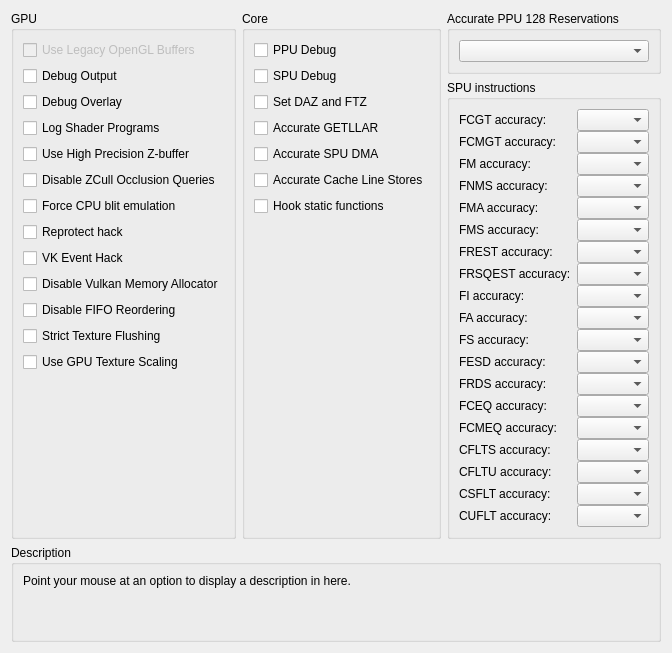
     <widget class="QWidget" name="debugTab">
      <attribute name="title">
       <string>Debug</string>
      </attribute>
      <layout class="QVBoxLayout" name="debugTab_layout">
       <item>
        <layout class="QHBoxLayout" name="debugTabLayout" stretch="1,1,1">
         <item>
          <widget class="QGroupBox" name="gb_debug_gpu">
           <property name="enabled">
            <bool>true</bool>
           </property>
           <property name="title">
            <string>GPU</string>
           </property>
           <property name="alignment">
            <set>Qt::AlignLeading|Qt::AlignLeft|Qt::AlignTop</set>
           </property>
           <layout class="QVBoxLayout" name="gb_debug_gpu_layout">
            <item alignment="Qt::AlignTop">
             <widget class="QCheckBox" name="glLegacyBuffers">
              <property name="enabled">
               <bool>false</bool>
              </property>
              <property name="text">
               <string>Use Legacy OpenGL Buffers</string>
              </property>
             </widget>
            </item>
            <item alignment="Qt::AlignTop">
             <widget class="QCheckBox" name="debugOutput">
              <property name="text">
               <string>Debug Output</string>
              </property>
             </widget>
            </item>
            <item>
             <widget class="QCheckBox" name="debugOverlay">
              <property name="text">
               <string>Debug Overlay</string>
              </property>
             </widget>
            </item>
            <item>
             <widget class="QCheckBox" name="logProg">
              <property name="text">
               <string>Log Shader Programs</string>
              </property>
             </widget>
            </item>
            <item alignment="Qt::AlignTop">
             <widget class="QCheckBox" name="forceHighpZ">
              <property name="text">
               <string>Use High Precision Z-buffer</string>
              </property>
             </widget>
            </item>
            <item>
             <widget class="QCheckBox" name="disableHwOcclusionQueries">
              <property name="text">
               <string>Disable ZCull Occlusion Queries</string>
              </property>
             </widget>
            </item>
            <item>
             <widget class="QCheckBox" name="forceCpuBlitEmulation">
              <property name="text">
               <string>Force CPU blit emulation</string>
              </property>
             </widget>
            </item>
            <item>
             <widget class="QCheckBox" name="reprotect_hack">
              <property name="text">
               <string>Reprotect hack</string>
              </property>
             </widget>
            </item>
            <item>
             <widget class="QCheckBox" name="vk_event_hack">
              <property name="text">
               <string>VK Event Hack</string>
              </property>
             </widget>
            </item>
            <item>
             <widget class="QCheckBox" name="disableVulkanMemAllocator">
              <property name="text">
               <string>Disable Vulkan Memory Allocator</string>
              </property>
             </widget>
            </item>
            <item>
             <widget class="QCheckBox" name="disableFIFOReordering">
              <property name="text">
               <string>Disable FIFO Reordering</string>
              </property>
             </widget>
            </item>
            <item>
             <widget class="QCheckBox" name="strictTextureFlushing">
              <property name="text">
               <string>Strict Texture Flushing</string>
              </property>
             </widget>
            </item>
            <item>
             <widget class="QCheckBox" name="gpuTextureScaling">
              <property name="text">
               <string>Use GPU Texture Scaling</string>
              </property>
             </widget>
            </item>
            <item>
             <spacer name="verticalSpacer_25">
              <property name="orientation">
               <enum>Qt::Vertical</enum>
              </property>
              <property name="sizeHint" stdset="0">
               <size>
                <width>20</width>
                <height>40</height>
               </size>
              </property>
             </spacer>
            </item>
           </layout>
          </widget>
         </item>
         <item>
          <widget class="QGroupBox" name="gb_debug_core">
           <property name="title">
            <string>Core</string>
           </property>
           <layout class="QVBoxLayout" name="gb_debug_core_layout">
            <item>
             <widget class="QCheckBox" name="ppuDebug">
              <property name="text">
               <string>PPU Debug</string>
              </property>
             </widget>
            </item>
            <item>
             <widget class="QCheckBox" name="spuDebug">
              <property name="text">
               <string>SPU Debug</string>
              </property>
             </widget>
            </item>
            <item>
             <widget class="QCheckBox" name="setDAZandFTZ">
              <property name="text">
               <string>Set DAZ and FTZ</string>
              </property>
             </widget>
            </item>
            <item>
             <widget class="QCheckBox" name="accurateGETLLAR">
              <property name="text">
               <string>Accurate GETLLAR</string>
              </property>
             </widget>
            </item>
            <item>
             <widget class="QCheckBox" name="accurateSpuDMA">
              <property name="text">
               <string>Accurate SPU DMA</string>
              </property>
             </widget>
            </item>
            <item>
             <widget class="QCheckBox" name="accurateClineStores">
              <property name="text">
               <string>Accurate Cache Line Stores</string>
              </property>
             </widget>
            </item>
            <item>
             <widget class="QCheckBox" name="hookStFunc">
              <property name="text">
               <string>Hook static functions</string>
              </property>
             </widget>
            </item>
            <item>
             <spacer name="verticalSpacerDebugCore">
              <property name="orientation">
               <enum>Qt::Vertical</enum>
              </property>
              <property name="sizeHint" stdset="0">
               <size>
                <width>0</width>
                <height>0</height>
               </size>
              </property>
             </spacer>
            </item>
           </layout>
          </widget>
         </item>
         <item>
          <widget class="QWidget" name="debug_more_stuff" native="true">
           <layout class="QVBoxLayout" name="debug_more_stuff_layout">
            <property name="leftMargin">
             <number>0</number>
            </property>
            <property name="topMargin">
             <number>0</number>
            </property>
            <property name="rightMargin">
             <number>0</number>
            </property>
            <property name="bottomMargin">
             <number>0</number>
            </property>
            <item>
             <widget class="QGroupBox" name="gb_accurate_ppu_128">
              <property name="title">
               <string>Accurate PPU 128 Reservations</string>
              </property>
              <layout class="QVBoxLayout" name="gb_accurate_ppu_128_layout">
               <item>
                <widget class="QComboBox" name="combo_accurate_ppu_128"/>
               </item>
              </layout>
             </widget>
            </item>
            <item>
          <widget class="QGroupBox" name="gb_spuInstructions">
           <property name="title">
            <string>SPU instructions</string>
           </property>
           <layout class="QFormLayout" name="formLayout">
            <property name="verticalSpacing">
             <number>0</number>
            </property>
            <item row="0" column="0">
             <widget class="QLabel" name="lbl_fcgt">
              <property name="text">
               <string>FCGT accuracy:</string>
              </property>
             </widget>
            </item>
            <item row="0" column="1">
             <widget class="QComboBox" name="spuAccuracyFCGT"/>
            </item>
            <item row="2" column="0">
             <widget class="QLabel" name="lbl_fcmgt">
              <property name="text">
               <string>FCMGT accuracy:</string>
              </property>
             </widget>
            </item>
            <item row="2" column="1">
             <widget class="QComboBox" name="spuAccuracyFCMGT"/>
            </item>
            <item row="3" column="0">
             <widget class="QLabel" name="lbl_fm">
              <property name="text">
               <string>FM accuracy:</string>
              </property>
             </widget>
            </item>
            <item row="4" column="0">
             <widget class="QLabel" name="lbl_fnms">
              <property name="text">
               <string>FNMS accuracy:</string>
              </property>
             </widget>
            </item>
            <item row="5" column="0">
             <widget class="QLabel" name="lbl_fma">
              <property name="text">
               <string>FMA accuracy:</string>
              </property>
             </widget>
            </item>
            <item row="6" column="0">
             <widget class="QLabel" name="lbl_fms">
              <property name="text">
               <string>FMS accuracy:</string>
              </property>
             </widget>
            </item>
            <item row="7" column="0">
             <widget class="QLabel" name="lbl_frest">
              <property name="text">
               <string>FREST accuracy:</string>
              </property>
             </widget>
            </item>
            <item row="8" column="0">
             <widget class="QLabel" name="lbl_frsqest">
              <property name="text">
               <string>FRSQEST accuracy:</string>
              </property>
             </widget>
            </item>
            <item row="9" column="0">
             <widget class="QLabel" name="lbl_fi">
              <property name="text">
               <string>FI accuracy:</string>
              </property>
             </widget>
            </item>
            <item row="10" column="0">
             <widget class="QLabel" name="lbl_fa">
              <property name="text">
               <string>FA accuracy:</string>
              </property>
             </widget>
            </item>
            <item row="11" column="0">
             <widget class="QLabel" name="lbl_fs">
              <property name="text">
               <string>FS accuracy:</string>
              </property>
             </widget>
            </item>
            <item row="12" column="0">
             <widget class="QLabel" name="lbl_fesd">
              <property name="text">
               <string>FESD accuracy:</string>
              </property>
             </widget>
            </item>
            <item row="13" column="0">
             <widget class="QLabel" name="lbl_frds">
              <property name="text">
               <string>FRDS accuracy:</string>
              </property>
             </widget>
            </item>
            <item row="14" column="0">
             <widget class="QLabel" name="lbl_fceq">
              <property name="text">
               <string>FCEQ accuracy:</string>
              </property>
             </widget>
            </item>
            <item row="15" column="0">
             <widget class="QLabel" name="llb_fcmeq">
              <property name="text">
               <string>FCMEQ accuracy:</string>
              </property>
             </widget>
            </item>
            <item row="16" column="0">
             <widget class="QLabel" name="lbl_cflts">
              <property name="text">
               <string>CFLTS accuracy:</string>
              </property>
             </widget>
            </item>
            <item row="17" column="0">
             <widget class="QLabel" name="lbl_clftu">
              <property name="text">
               <string>CFLTU accuracy:</string>
              </property>
             </widget>
            </item>
            <item row="18" column="0">
             <widget class="QLabel" name="lbl_csflt">
              <property name="text">
               <string>CSFLT accuracy:</string>
              </property>
             </widget>
            </item>
            <item row="19" column="0">
             <widget class="QLabel" name="lbl_cuflt">
              <property name="text">
               <string>CUFLT accuracy:</string>
              </property>
             </widget>
            </item>
            <item row="3" column="1">
             <widget class="QComboBox" name="spuAccuracyFM"/>
            </item>
            <item row="4" column="1">
             <widget class="QComboBox" name="spuAccuracyFNMS"/>
            </item>
            <item row="5" column="1">
             <widget class="QComboBox" name="spuAccuracyFMA"/>
            </item>
            <item row="6" column="1">
             <widget class="QComboBox" name="spuAccuracyFMS"/>
            </item>
            <item row="7" column="1">
             <widget class="QComboBox" name="spuAccuracyFREST"/>
            </item>
            <item row="8" column="1">
             <widget class="QComboBox" name="spuAccuracyFRSQEST"/>
            </item>
            <item row="9" column="1">
             <widget class="QComboBox" name="spuAccuracyFI"/>
            </item>
            <item row="10" column="1">
             <widget class="QComboBox" name="spuAccuracyFA"/>
            </item>
            <item row="11" column="1">
             <widget class="QComboBox" name="spuAccuracyFS"/>
            </item>
            <item row="12" column="1">
             <widget class="QComboBox" name="spuAccuracyFESD"/>
            </item>
            <item row="13" column="1">
             <widget class="QComboBox" name="spuAccuracyFRDS"/>
            </item>
            <item row="14" column="1">
             <widget class="QComboBox" name="spuAccuracyFCEQ"/>
            </item>
            <item row="15" column="1">
             <widget class="QComboBox" name="spuAccuracyFCMEQ"/>
            </item>
            <item row="16" column="1">
             <widget class="QComboBox" name="spuAccuracyCFLTS"/>
            </item>
            <item row="17" column="1">
             <widget class="QComboBox" name="spuAccuracyCFLTU"/>
            </item>
            <item row="18" column="1">
             <widget class="QComboBox" name="spuAccuracyCSFLT"/>
            </item>
            <item row="19" column="1">
             <widget class="QComboBox" name="spuAccuracyCUFLT"/>
            </item>
           </layout>
          </widget>
         </item>
         <item>
          <widget class="QWidget" name="widget_11" native="true"/>
             <spacer name="verticalSpacerDebugMore">
              <property name="orientation">
               <enum>Qt::Vertical</enum>
              </property>
              <property name="sizeType">
               <enum>QSizePolicy::MinimumExpanding</enum>
              </property>
              <property name="sizeHint" stdset="0">
               <size>
                <width>0</width>
                <height>0</height>
               </size>
              </property>
             </spacer>
            </item>
           </layout>
          </widget>
         </item>
        </layout>
       </item>
       <item>
        <spacer name="debugTabSpacer">
         <property name="orientation">
          <enum>Qt::Vertical</enum>
         </property>
         <property name="sizeHint" stdset="0">
          <size>
           <width>0</width>
           <height>0</height>
          </size>
         </property>
        </spacer>
       </item>
       <item>
        <widget class="QGroupBox" name="gb_description_debug">
         <property name="title">
          <string>Description</string>
         </property>
         <layout class="QVBoxLayout" name="gb_description_debug_layout">
          <item>
           <widget class="QLabel" name="description_debug">
            <property name="text">
             <string>Point your mouse at an option to display a description in here.


</string>
            </property>
            <property name="textFormat">
             <enum>Qt::PlainText</enum>
            </property>
            <property name="alignment">
             <set>Qt::AlignLeading|Qt::AlignLeft|Qt::AlignTop</set>
            </property>
            <property name="wordWrap">
             <bool>true</bool>
            </property>
           </widget>
          </item>
         </layout>
        </widget>
       </item>
      </layout>
     </widget>
